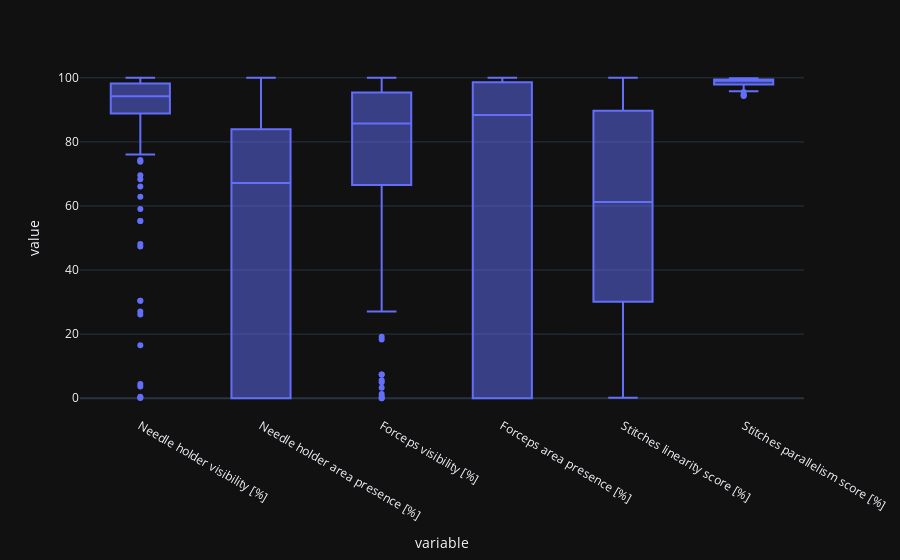

The notebook cell saved with this chart:
### Code cell
if "Stitches linearity score" in df.keys():
    print("asfsad")
    df["Stitches linearity score [%]"] = df["Stitches linearity score"] * 100

if "Stitches parallelism score" in df.keys():
    df["Stitches parallelism score [%]"] = df["Stitches parallelism score"] * 100

y = [
    "Needle holder visibility [%]",
    "Needle holder area presence [%]",
    "Forceps visibility [%]",
    "Forceps area presence [%]",
    "Stitches linearity score [%]",
    "Stitches parallelism score [%]",
]

px.box(df, y=y)

### Figure 1 — Plotly figure (JSON) as saved in the notebook; plotly's stock layout.template omitted (floating-point values rounded to 4 significant figures; data arrays with more than 128 entries replaced by an {"elided": "..."} marker saying what was removed)
{"data": [{"alignmentgroup": "True", "hovertemplate": "variable=%{x}<br>value=%{y}<extra></extra>", "legendgroup": "", "marker": {"color": "#636efa"}, "name": "", "notched": false, "offsetgroup": "", "orientation": "v", "showlegend": false, "x": {"elided": "1896 str values"}, "x0": " ", "xaxis": "x", "y": {"elided": "1896 float values"}, "y0": " ", "yaxis": "y", "type": "box"}], "layout": {"xaxis": {"anchor": "y", "domain": [0.0, 1.0], "title": {"text": "variable"}}, "yaxis": {"anchor": "x", "domain": [0.0, 1.0], "title": {"text": "value"}}, "legend": {"tracegroupgap": 0}, "margin": {"t": 60}, "boxmode": "group"}}
